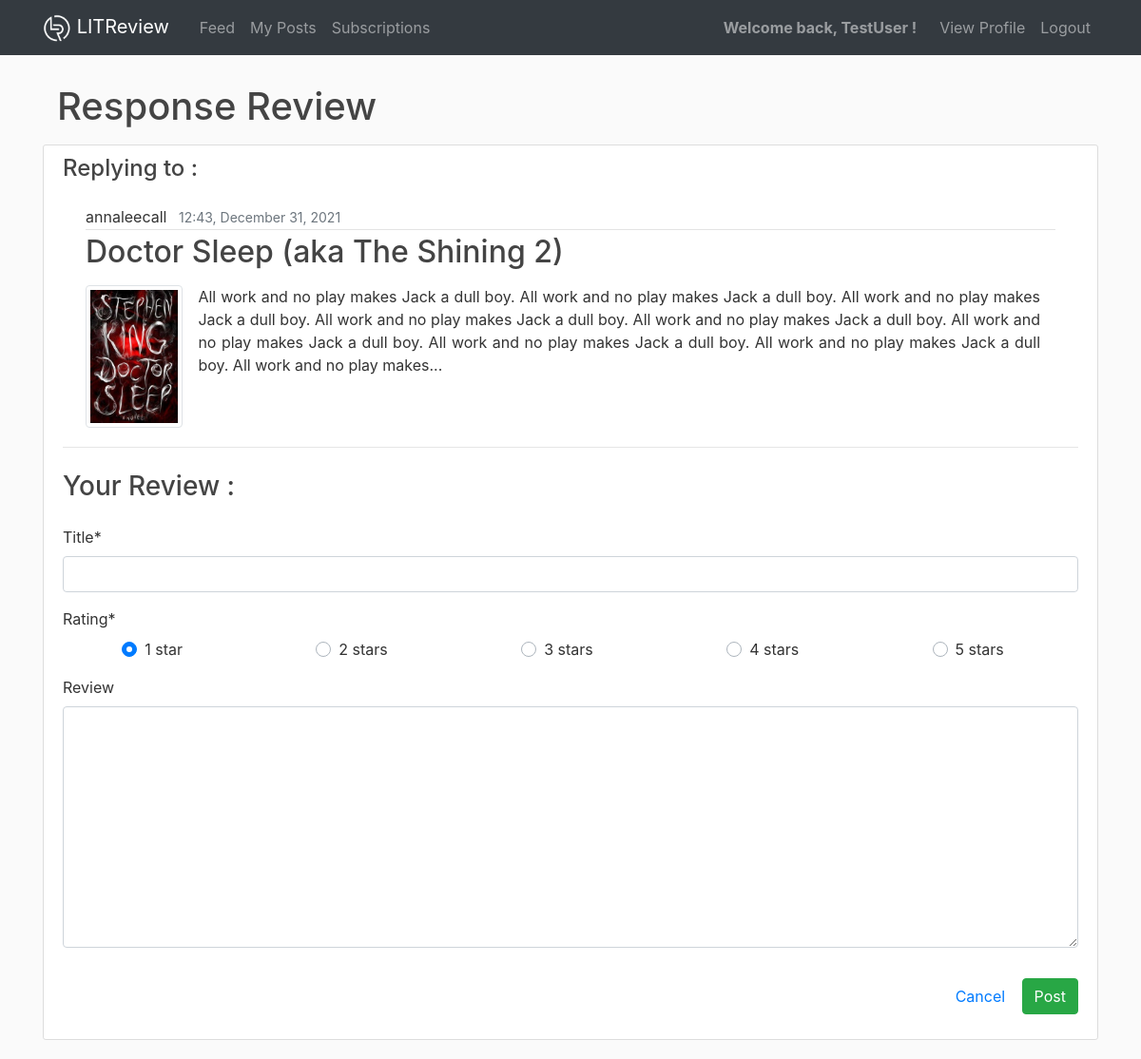
/reviews/response/23 (signed in), run on the app's committed database.
### reviews/models.py (models this page shows, shortened)
class Ticket(models.Model):
    title = models.CharField(max_length=128)
    description = models.TextField(max_length=2048, blank=True)
    user = models.ForeignKey(
        to=settings.AUTH_USER_MODEL, on_delete=models.CASCADE)
    time_created = models.DateTimeField(default=timezone.now)
    image = models.ImageField(blank=True, null=True, upload_to='reviews_img')
    if image is True:
        def save(self, *args, **kwargs):
            super().save()
            img = ImageOps.contain(
                Image.open(self.image.path),
                (200, 200),
                method=3
            )
            img.save(self.image.path)

### reviews/views.py (the view)
# urls.py: path('reviews/response/<int:pk>', views.review_response, name='response-review'),
@login_required
def review_response(request, pk):
    ticket = Ticket.objects.get(id=pk)
    if request.method == 'POST':
        r_form = NewReviewForm(request.POST)
        if r_form.is_valid():
            Review.objects.create(
                ticket=ticket,
                user=request.user,
                headline=request.POST['headline'],
                rating=request.POST['rating'],
                body=request.POST['body']
            )
            messages.success(request, 'Your response to "{{ ticket.title }}" has been posted!')
            return redirect('reviews-feed')
    else:
        r_form = NewReviewForm()
    context = {
        'r_form': r_form,
        'post': ticket,
        'title': 'Response Review'
    }
    return render(request, 'reviews/review_form.html', context)

### reviews/forms.py
class NewReviewForm(forms.ModelForm):
    headline = forms.CharField(
        label="Title",
        max_length=128,
        widget=forms.TextInput()
    )
    rating = forms.ChoiceField(
        initial=1,
        label="Rating",
        widget=forms.RadioSelect(),
        choices=((1, "1 star"), (2, "2 stars"), (3, "3 stars"), (4, "4 stars"), (5, '5 stars'))
    )
    body = forms.CharField(
        label="Review",
        max_length=8192,
        widget=forms.Textarea(),
        required=False
    )
    class Meta:
        model = Review
        fields = ['headline', 'rating', 'body']
    helper = FormHelper()
    helper.form_class = 'form-group'
    helper.layout = Layout(
        Field('headline'),
        InlineRadios('rating', style="display: flex; justify-content: space-around;"),
        Field('body', rows="10"),
    )

### reviews/templates/reviews/review_form.html (shortened to what this page needs)
{% extends "reviews/_base.html" %}
{% load crispy_forms_tags %}
{% block content %}
<div class="container">
  <div class="row mb-2">
    <h1 class="col-8 py-2 mb-0">{{ title }}</h1>
  </div>
</div>
<div class="content-section">
  <form method="POST" enctype='multipart/form-data'>
    <fieldset class="form-group">
      {% if request.get_full_path == "/review/new/" %}
        <h3 class="mb-4">Book / Article</h3>
        {{ t_form|crispy }}
      {% else %}
        <h4 class="mb-4">Replying to :</h4>
        <article class="media ml-4 mr-4">
          <div class="media-body">
            <div class="article-metadata">
              <p class="mr-2 mb-0" style="display: inline">{{ post.user }}</p>
              <small class="text-muted">{{ post.time_created|date:"H:i, F d, Y" }}</small>
            </div>
            <h2 class="mt-0">{{ post.title }}</h2>
            <div class="ticket-description">
              {% if post.image %}
                <img class="img-thumbnail float-left mb-1 mr-3" src="{{ post.image.url }}"
                     alt="{{ post.title }}">
              {% endif %}
              <p class="article-content text-justify mt-3 mr-3">{{ post.description }}</p>
            </div>
          </div>
        </article>
      {% endif %}
      <hr class="mb-4">
      <h3 class="mb-4">Your Review :</h3>
      {% crispy r_form %}
      <div class="float-right mt-3">
        <a class="btn btn-link" href="{% url 'reviews-feed' %}">Cancel</a>
        <button class="btn btn-success" type="submit">Post</button>
      </div>
    </fieldset>
  </form>
</div>
{% endblock content %}

### reviews/templates/reviews/_base.html (shortened to what this page needs)
<!DOCTYPE html>
{% load static %}
<html lang="en">
<head>
  <link rel="stylesheet" href="https://cdn.jsdelivr.net/npm/bootstrap@4.6.1/dist/css/bootstrap.min.css"
>
  <link rel="stylesheet" href="https://cdn.jsdelivr.net/npm/bootstrap-icons@1.7.2/font/bootstrap-icons.css">
  <link rel="stylesheet" type="text/css" href="{% static 'reviews/css/main.css' %}?version=2">
</head>
<body>
  <header class="site-header">
    <nav class="navbar navbar-expand-md navbar-dark bg-dark fixed-top">
      <div class="container">
        <a class="navbar-brand mr-4" href="{% url 'reviews-feed' %}">
          <img src="{% static 'reviews/img/logo_w.png' %}" width="30" height="30" alt="LITReview logo">
          LITReview
        </a>
        <div class="collapse navbar-collapse" id="navbarToggle">
          <div class="navbar-nav mr-auto">
            {% if user.is_authenticated %}
              <a class="nav-item nav-link" href="{% url 'reviews-feed' %}">Feed</a>
              <a class="nav-item nav-link" href="{% url 'my-posts' %}">My Posts</a>
              <a class="nav-item nav-link" href="{% url 'subscriptions' %}">Subscriptions</a>
            {% endif %}
          </div>
          <div class="navbar-nav">
            {% if user.is_authenticated %}
              <span class="navbar-text mr-3"><strong>Welcome back, {{ user.username }} !</strong></span>
              <a class="nav-item nav-link" href="{% url 'profile' %}">View Profile</a>
              <a class="nav-item nav-link" href="{% url 'logout' %}">Logout</a>
            {% else %}
              <a class="nav-item nav-link" href="{% url 'login' %}">Login</a>
              <a class="nav-item nav-link" href="{% url 'register' %}">Register</a>
            {% endif %}
          </div>
        </div>
      </div>
    </nav>
  </header>
  <main role="main" class="container">
    <div class="row">
      <div class="col-lg">
        {% block content %}{% endblock %}
      </div>
    </div>
  </main>
</body>
</html>

### reviews/static/reviews/css/main.css (style rules this page uses)
body { background: #fafafa; color: #333333; margin-top: 5rem; }
h1, h2, h3, h4, h5, h6 { color: #444444; }
.site-header { color: #ffffff; }
.content-section { background: #ffffff; padding: 10px 20px; border: 1px solid #dddddd; border-radius: 3px; margin-bottom: 20px; }
.article-content { white-space: pre-line; }
.article-metadata { padding-bottom: 1px; margin-bottom: 4px; border-bottom: 1px solid #e3e3e3 }
.img-thumbnail { height: 150px; }

### data on the page
Ticket: user "annaleecall", time_created "12:43, December 31, 2021", title "Doctor Sleep (aka The Shining 2)", image (picture), description "All work and no play makes Jack a dull boy. All work and no play makes Jack a dull boy. All work and no play makes Jack a dull boy. All work and no play makes Jack a dull boy. All work and no play makes Jack a dull boy. All work and no play makes Jack a dull boy. All work and no play makes Jack a dull boy. All work and no play makes Jack a dull boy. All work and no play makes..."

### other printed values
{{ user.username }} "TestUser"
{{ title }} "Response Review"
